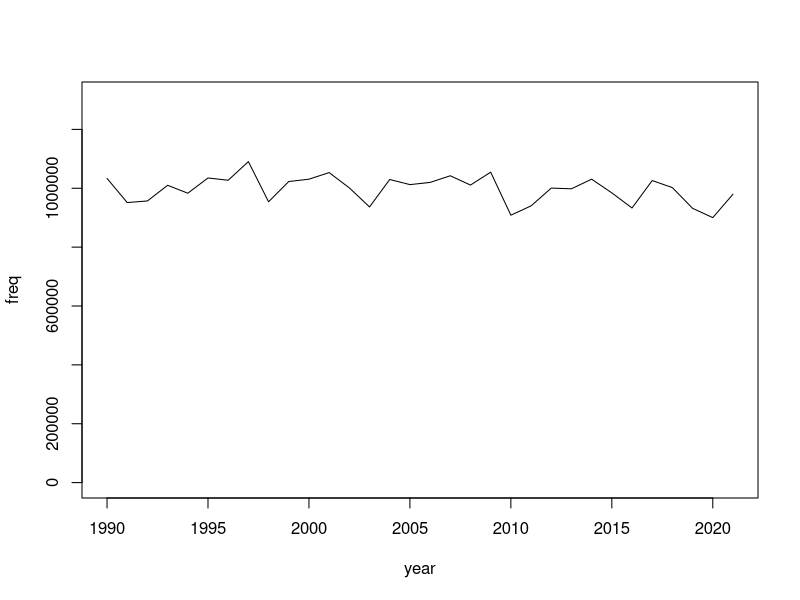
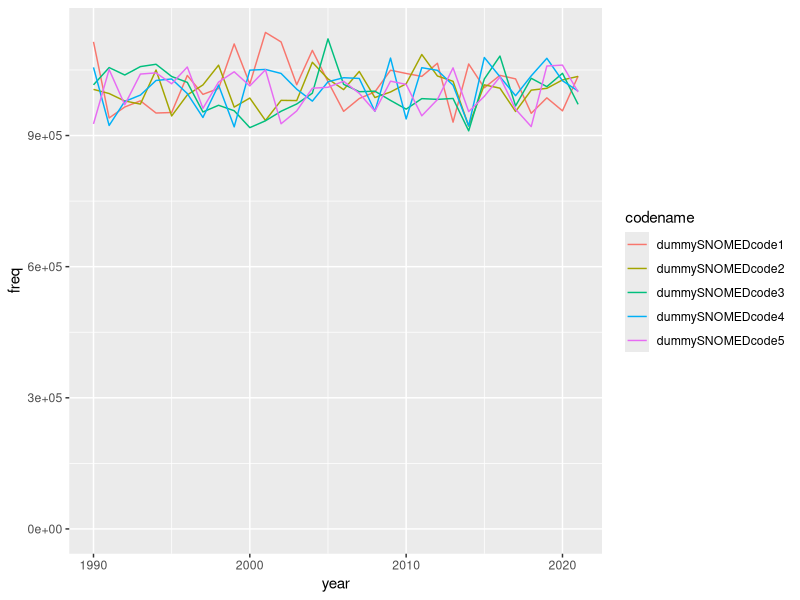
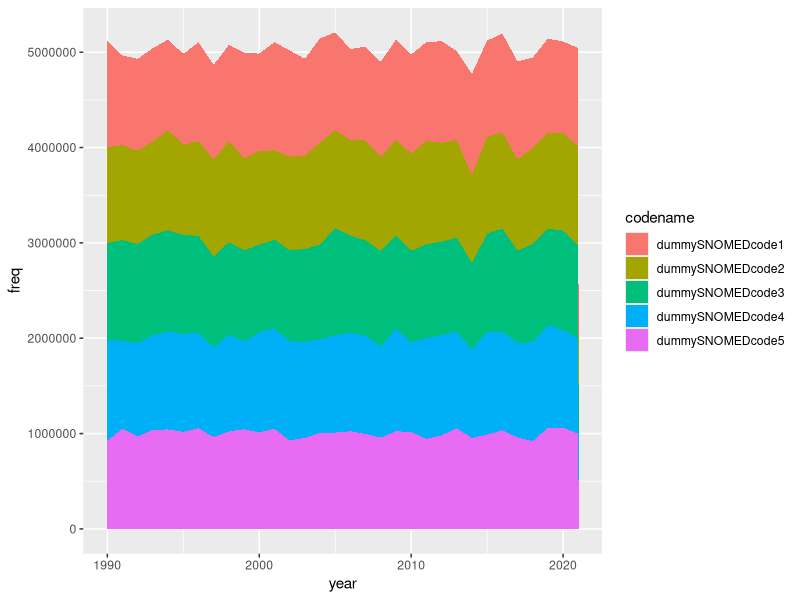
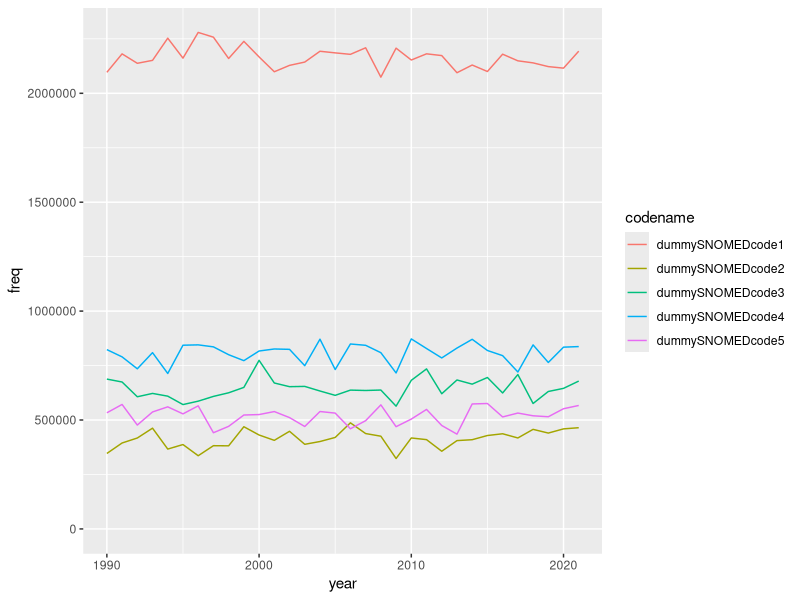
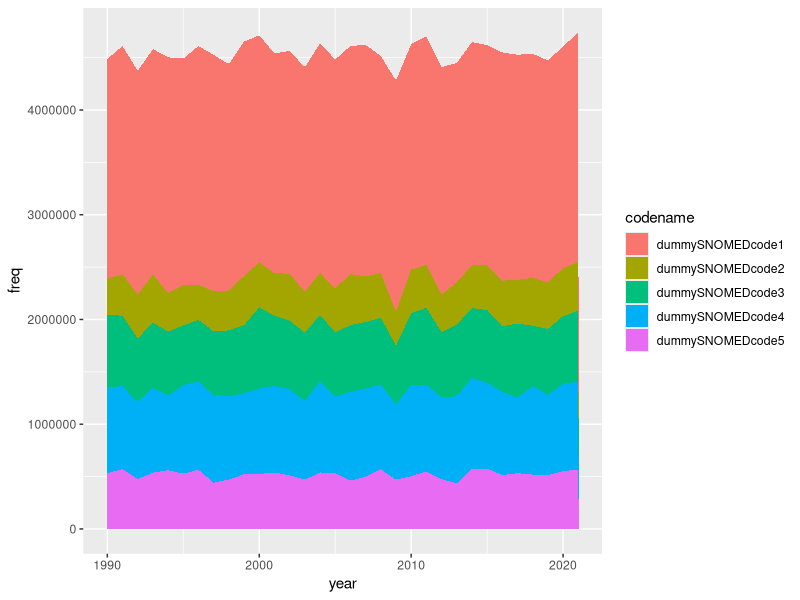
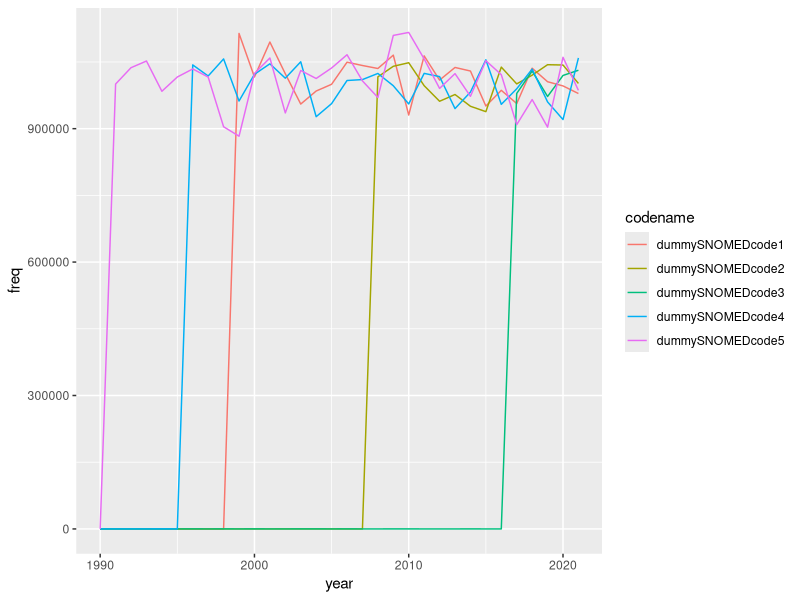
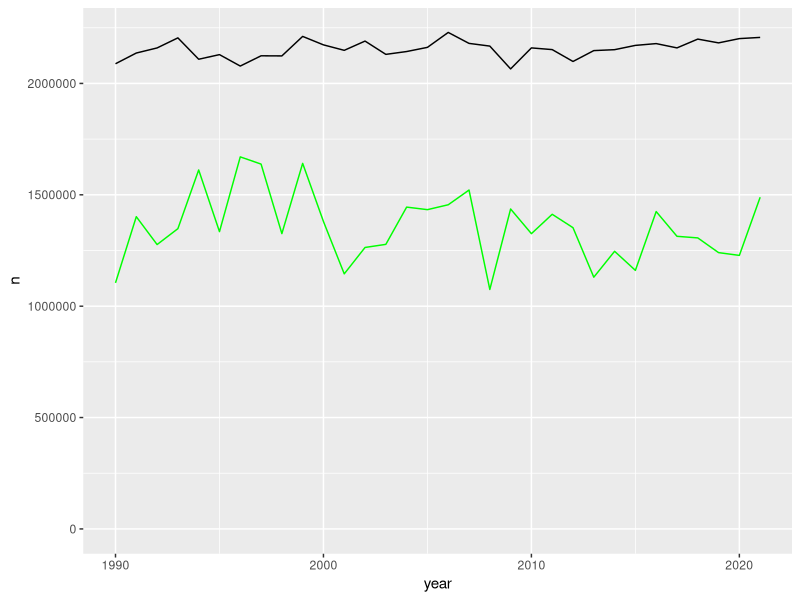

Source code (R) for these figures, in order:
## ---- chunk 1
knitr::opts_chunk$set(echo = TRUE)
## ---- chunk 2
# Create the time intervals (as an example i've just used years rather than mm-yyyy)
year_series <- c(1990:2021)

# Creating fake frequencies by sampling the normal distribution - and making there is a freq for each interval
basic_freq <- rnorm( length(year_series), 1000000, 50000)


fake_table <- cbind(year_series, basic_freq)
fake_table <- as.data.frame(fake_table)
colnames(fake_table) <- c("year", "freq")

head(fake_table)

## ---- chunk 3

plot(fake_table, type = "l", ylim = c(0, 1.2* max(fake_table$freq)) )


## ---- chunk 4

# without employing a set seed

print( rnorm( 5, 1000000, 50000))

print( rnorm( 5, 1000000, 50000))


# Now with a set seed

set.seed(007)
print( rnorm( 5, 1000000, 50000))

set.seed(007)
print( rnorm( 5, 1000000, 50000))


# It should be clear if you keep rerunning this chunk which change and which don't

## ---- chunk 5
# Establishing parameters
year_series <- c(1990:2021)
number_of_series <- 5
set.seed(007)

# Creating fake frequencies by sampling the normal distribution - and making there is a freq for each interval

listofseries <- list()

for(n in c(1:number_of_series)){
  # creating the series same as before
  basic_freq <- rnorm( length(year_series), 1000000, 50000)
  fake_table <- cbind(year_series, basic_freq)
  fake_table <- as.data.frame(fake_table)
  # label it and the cols
  fake_table[3] <- paste0("dummySNOMEDcode", n)
  colnames(fake_table) <- c("year", "freq", "codename")
  head(fake_table)
  listofseries[[n]] <- fake_table

# now saving we've created a time series for a code and labelled it, we can save this to our list and move onto the next loop  
  
}

multipleCODEtable <- do.call("rbind", listofseries)
multipleCODEtable


## ---- chunk 6

library(ggplot2)

 ggplot(multipleCODEtable,  aes(x=year, y= freq, group=codename, color=codename)) +
    geom_line() + expand_limits(y=0)

## ---- chunk 7

library(ggplot2)

options(scipen = 100, digits = 22)

ggplot(multipleCODEtable, aes(x=year, y=freq, fill= codename)) + 
    geom_area() 


## ---- chunk 8
# Establishing parameters
year_series <- c(1990:2021)
number_of_series <- 5
set.seed(007)
# Here we randomly generate the averages
random_averages <- rnorm( number_of_series, 10000, 5000)*100

# Creating fake frequencies by sampling the normal distribution - and making there is a freq for each interval

listofseries <- list()

for(n in c(1:number_of_series)){
  # creating the series same as before
  basic_freq <- rnorm( length(year_series), random_averages[n], 50000)
  fake_table <- cbind(year_series, basic_freq)
  fake_table <- as.data.frame(fake_table)
  # label it and the cols
  fake_table[3] <- paste0("dummySNOMEDcode", n)
  colnames(fake_table) <- c("year", "freq", "codename")
  head(fake_table)
  listofseries[[n]] <- fake_table

# now saving we've created a time series for a code and labelled it, we can save this to our list and move onto the next loop  
  
}

multipleCODEtable <- do.call("rbind", listofseries)
multipleCODEtable


## ---- chunk 9

library(ggplot2)

 ggplot(multipleCODEtable,  aes(x=year, y= freq, group=codename, color=codename)) +
    geom_line() + expand_limits(y=0)

## ---- chunk 10

library(ggplot2)

options(scipen = 100, digits = 22)

ggplot(multipleCODEtable, aes(x=year, y=freq, fill= codename)) + 
    geom_area() 


## ---- chunk 11

start_years <- c(1990:2018)

startyear <- sample( start_years, 1, replace = TRUE)
sum(start_years < startyear)


## ---- chunk 12
# Establishing parameters
year_series <- c(1990:2021)
number_of_series <- 5
set.seed(007)

# Establishing all the possible years the data could start in 
start_years <- c(1990:2018)
selected_start_years <- sample( start_years, 5, replace = TRUE)


# Establishing the possible values before this point. They're negligible but sometimes rounded to 10 due to suppression
low_values <- c(0, 10)


# Creating fake frequencies by sampling the normal distribution - and making there is a freq for each interval

listofseries <- list()

for(n in c(1:number_of_series)){
  # creating the series same as before
  basic_freq <- rnorm( length(year_series), 1000000, 50000)
  fake_table <- cbind(year_series, basic_freq)
  fake_table <- as.data.frame(fake_table)
  
  # label it and the cols
  fake_table[3] <- paste0("dummySNOMEDcode", n)
  colnames(fake_table) <- c("year", "freq", "codename")
  head(fake_table)  
  
  # Now introducing a start year  
  start_year <- selected_start_years[n]
  # Establishing how many years preceed this
  yearsbefore <- sum(start_years < start_year)
  # Replacing the earlier frequencies with a negligible value
  fake_table$freq[ 1:yearsbefore] <- sample( low_values, yearsbefore, replace = TRUE)

  
  listofseries[[n]] <- fake_table

# now saving we've created a time series for a code and labelled it, we can save this to our list and move onto the next loop  
  
}

multipleCODEtable <- do.call("rbind", listofseries)
multipleCODEtable


## ---- chunk 13

library(ggplot2)

 ggplot(multipleCODEtable,  aes(x=year, y= freq, group=codename, color=codename)) +
    geom_line() + expand_limits(y=0)

## ---- chunk 14
# Establishing parameters
year_series <- c(1990:2021)
number_of_series <- 5
set.seed(007)
# Here we randomly generate the averages
random_averages <- rnorm( number_of_series, 10000, 5000)*100

# Some proportions to decide how the relationship between records and people
random_props <- rnorm( length(year_series), 0.6 , 0.075)

# Creating fake frequencies by sampling the normal distribution - and making there is a freq for each interval

listofseries <- list()

for(i in c(1:number_of_series)){
  # creating the series same as before
  n <- rnorm( length(year_series), random_averages[i], 50000)
  n_id <- n
  n_distinct_id <- n * random_props
  fake_table <- cbind(year_series, n)
  fake_table <- as.data.frame(fake_table)
  fake_table$n_id <- n_id
  fake_table$n_distinct_id <- n_distinct_id
  # label it and the cols
  fake_table[5] <- paste0("dummyConceptcode", i)
  colnames(fake_table)[1] <- c("year")
  colnames(fake_table)[5] <- c("concept")
  head(fake_table)
  listofseries[[i]] <- fake_table

# now saving we've created a time series for a code and labelled it, we can save this to our list and move onto the next loop  
  
}

multipleCODEtable <- do.call("rbind", listofseries)
head(multipleCODEtable)


## ---- chunk 15

library(ggplot2)
library(dplyr)

specificCode <- multipleCODEtable %>% filter( concept == "dummyConceptcode1"  )

ggplot(specificCode,  aes(x = year)) +
  geom_line(aes(y = n), color = "black") +
  geom_line(aes(y = n_distinct_id), color = "green") + 
  expand_limits(y = 0)

